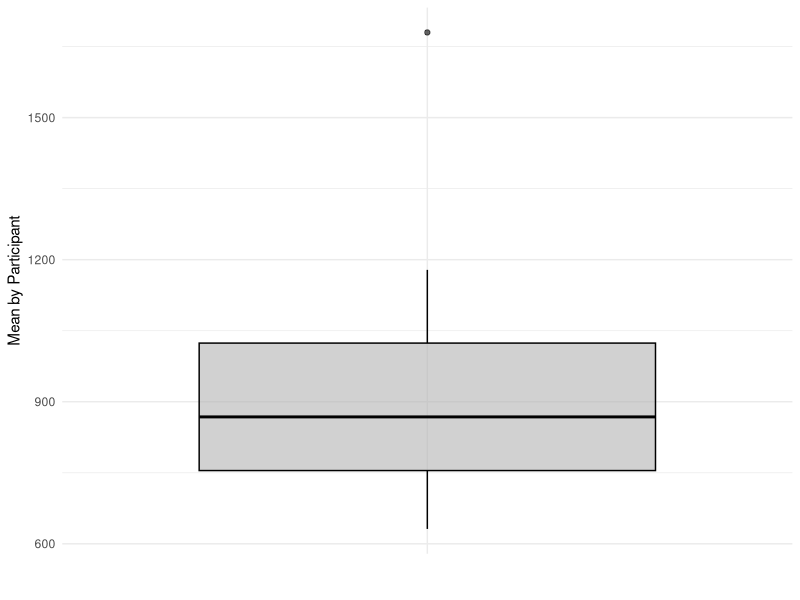
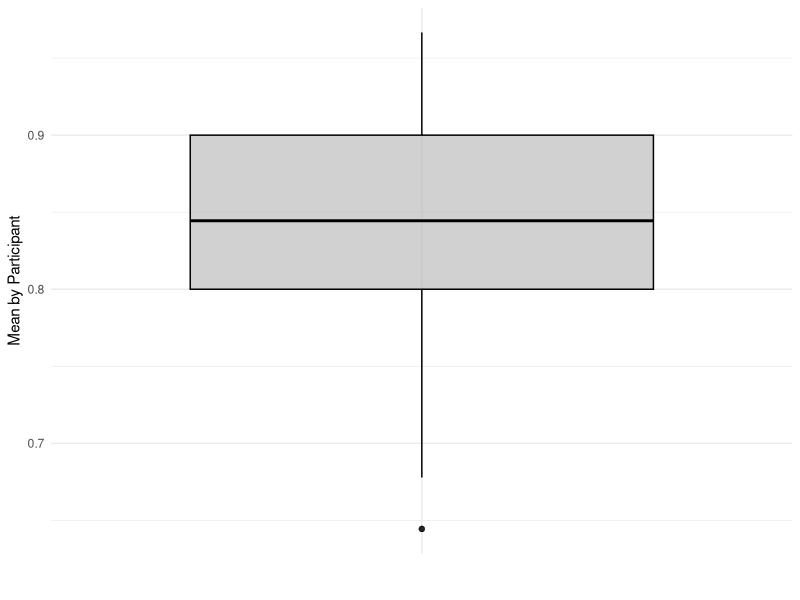
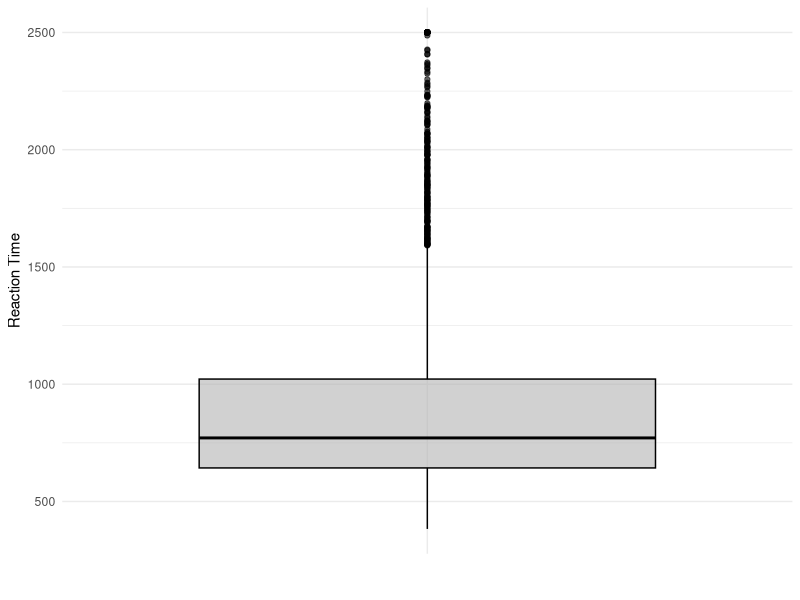
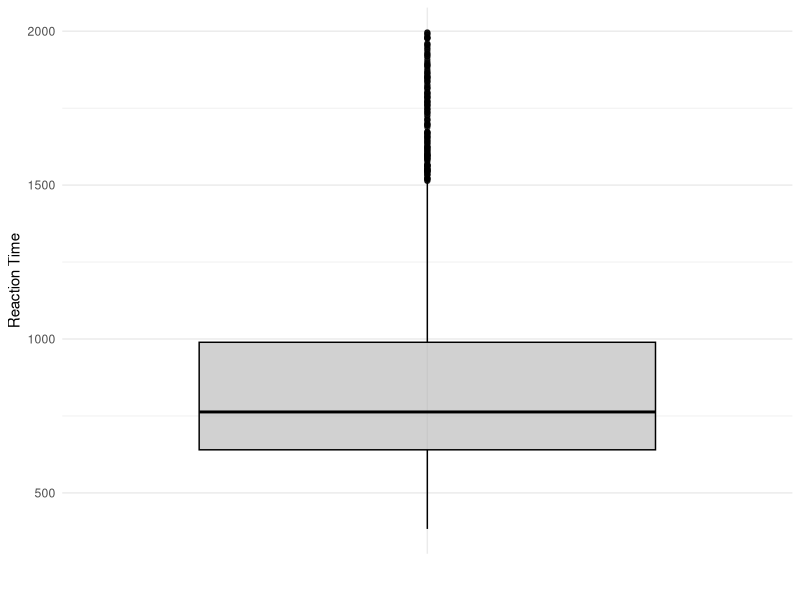
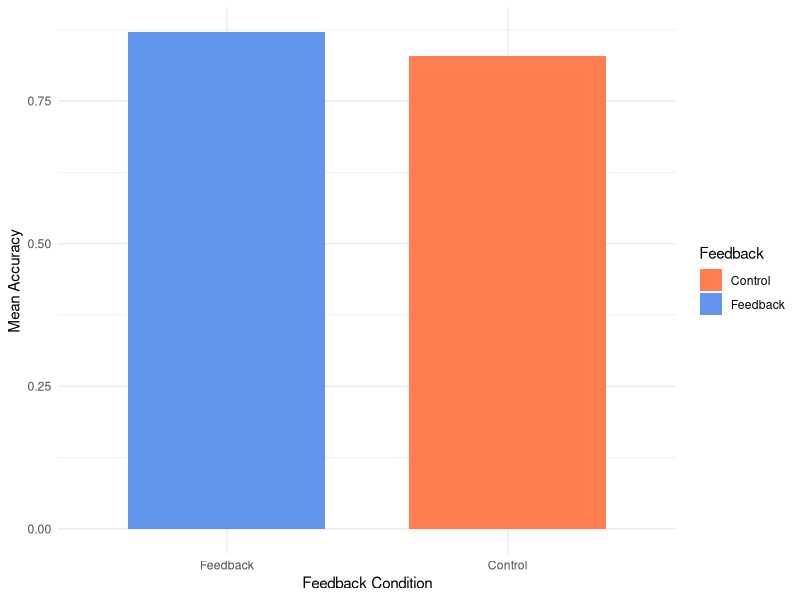
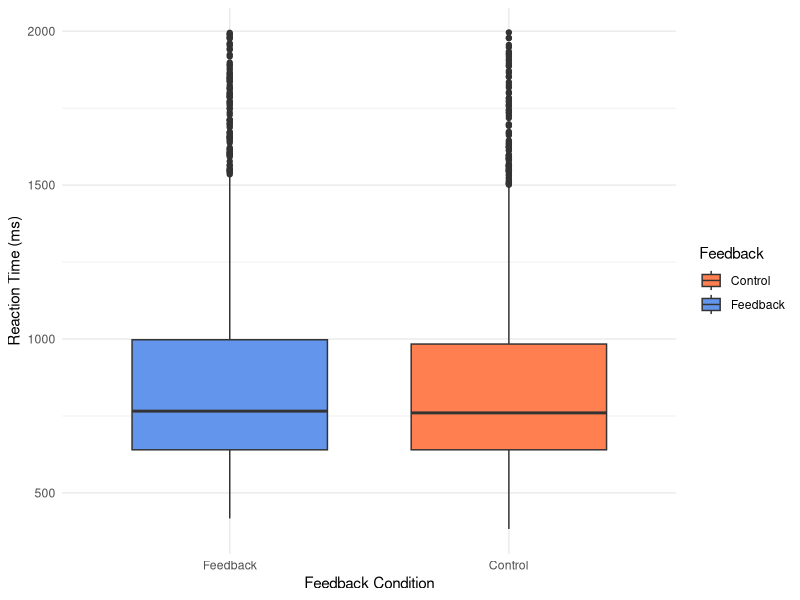
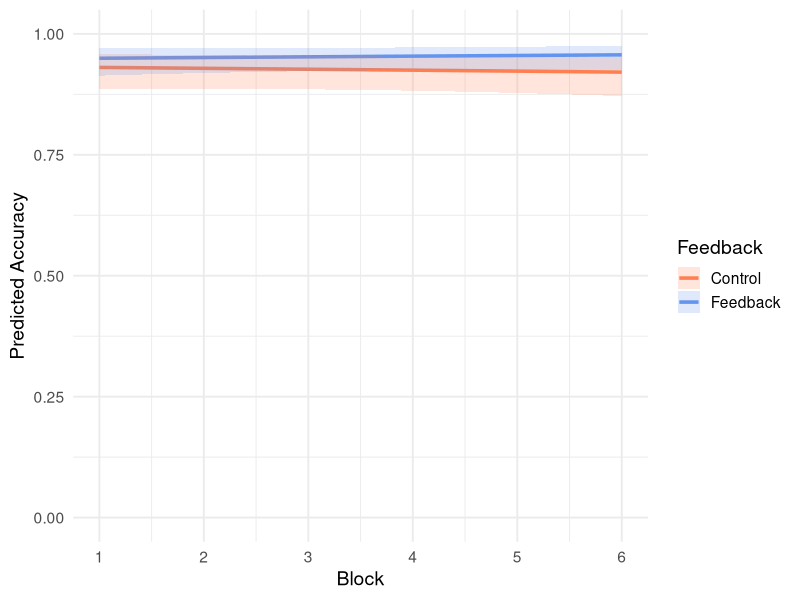
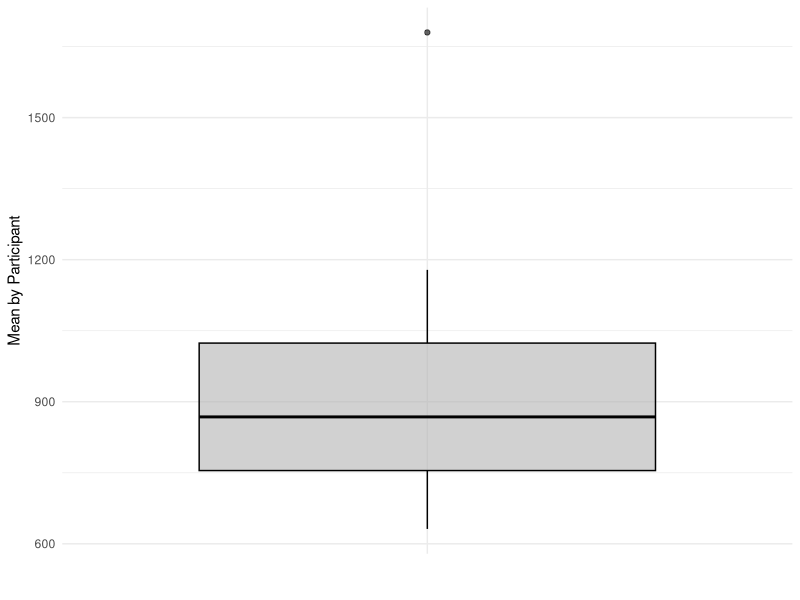

Recreate these plots in R, in order. (Note: this script raises an error after producing the figures.)
## ---- chunk 1
knitr::opts_chunk$set(
  echo = TRUE,
  warning = FALSE,
  message = FALSE
)
## ---- chunk 2
# Data manipulation
library(tidyverse)
library(tidyr)
library(dplyr)

# Descriptive statistics
library(psych)

# Visualization
library(ggplot2)
library(corrplot)

# MIxed models
library(lme4)
library(lmerTest)

# Estimated marginal means
library (emmeans)
## ---- chunk 3
# Set fixed colours for our feedback conditions

feedback_colour <- "cornflowerblue"
control_colour <- "coral"

feedback_colours <- c(
  "Control" = control_colour,
  "Feedback" = feedback_colour
)
## ---- chunk 4
descr_df <- read_csv("Exp_longlist_merged_2026_07_02.csv", show_col_types = FALSE)
# descr_df
## ---- chunk 5
# Remove all practice items, remove all nonword trials
pre_filtered_df <- subset(descr_df, Item_type == "exp" & Condition == "word")
pre_filtered_df
## ---- chunk 6
# Overall overview by participant
describeBy(pre_filtered_df, group = pre_filtered_df$Participant)

# Summary: mean accuracy and RT by participant
means_by_participant <- pre_filtered_df %>%
  group_by(Participant) %>%
  summarise(
    mean_RT = mean(RT, na.rm = TRUE),
    mean_acc = mean(Accuracy, na.rm = TRUE)
  )
means_by_participant

# Plot
plot_outliers <- function(y_axis, filename, colour){
  p <- ggplot(data = means_by_participant, aes(x = "", y = {{ y_axis }})) +
  geom_boxplot(fill = colour, color = "black", alpha = 0.6) +
  labs(
    x = "",
    y = "Mean by Participant"
  ) +
  theme_minimal()

ggsave(
  filename,
  plot = last_plot(),
  width = 7,
  height = 5
)

p
}

plot_outliers(mean_RT, "average_RT_unfiltered.png", "grey70")
plot_outliers(mean_acc, "average_acc_unfiltered.png", "grey70")
## ---- chunk 7
filtered_df <- pre_filtered_df %>%
  mutate(
    Feedback = factor(
      Feedback,
      levels = c(0, 1),
      labels = c("Control", "Feedback")
    )
  )

filtered_df

## ---- chunk 8
# Visualize the distribution of reaction times to see where to place the cutoff
p <- ggplot(data = filtered_df, aes(x = "", y = RT)) +
  geom_boxplot(fill = "grey70", color = "black", alpha = 0.6) +
  labs(
    x = "",
    y = "Reaction Time"
  ) +
  theme_minimal()

#ggsave(
#  "RT_distribution.png",
#  plot = last_plot(),
#  width = 7,
#  height = 5
#)

p



# Apply cutoff
post_filtered_df <- filtered_df %>%
  filter(RT >= 200 & RT <= 2000)



# Plot again to visualize the new distribution
p <- ggplot(data = post_filtered_df, aes(x = "", y = RT)) +
  geom_boxplot(fill = "grey70", color = "black", alpha = 0.6) +
  labs(
    x = "",
    y = "Reaction Time"
  ) +
  theme_minimal()

#ggsave(
#  "RT_outlier.png",
#  plot = last_plot(),
#  width = 7,
#  height = 5
#)

p

## ---- chunk 9
# Mean accuracy and reaction times by feedback condition
means_by_feedback <- post_filtered_df %>%
  group_by(Feedback) %>%
  summarise(
    mean_RT = mean(RT, na.rm = TRUE),
    mean_acc = mean(Accuracy, na.rm = TRUE)
  )
means_by_feedback

# Plot mean accuracies (barplots)
p <- ggplot(
  means_by_feedback,
  aes(
    x = Feedback,
    y = mean_acc,
    fill = Feedback
  )
) +
  geom_col(
    width = 0.7
  ) +
  scale_fill_manual(
    values = feedback_colours
  ) +
  scale_x_discrete(
    limits = c("Feedback", "Control")
  ) +
  labs(
    x = "Feedback Condition",
    y = "Mean Accuracy",
    fill = "Feedback"
  ) +
  theme_minimal()

ggsave(
  "average_acc_per_feedback_barplot.png",
  plot = p,
  width = 7,
  height = 5
)

p


# Plot mean RTs (boxplots)
p <- ggplot(
  post_filtered_df,
  aes(
    x = Feedback,
    y = RT,
    fill = Feedback
  )
) +
  geom_boxplot(
    width = 0.7
  ) +
  scale_fill_manual(
    values = feedback_colours
  ) +
  scale_x_discrete(
    limits = c("Feedback", "Control")
  ) +
  labs(
    x = "Feedback Condition",
    y = "Reaction Time (ms)",
    fill = "Feedback"
  ) +
  theme_minimal()

ggsave(
  "RT_per_feedback_boxplot.png",
  plot = p,
  width = 7,
  height = 5
)

p
## ---- chunk 10
prepped_df <- post_filtered_df %>%
  mutate(
    Accuracy = as.numeric(Accuracy),
    RT = as.numeric(RT),

    Participant = factor(Participant),
    Stimulus = factor(Stimulus),

    Feedback = factor(
      Feedback,
      levels = c("Control", "Feedback")
    ),

    # Block_cat = factor(Block),           # tried to have the individual Blocks as a factorial variable but it does not work as well as having it continuous

    Block_cont = as.numeric(Block),
    anxiety_score = as.numeric(anxiety_score),
    openness_to_experience = as.numeric(openness_to_experience),
    conscientiousness = as.numeric(conscientiousness),
    extraversion = as.numeric(extraversion),
    agreeableness = as.numeric(agreeableness),
    neuroticism = as.numeric(neuroticism)
  )

prepped_df
## ---- chunk 11
prepped_df <- prepped_df %>%
  mutate(
    anxiety_z = as.numeric(scale(anxiety_score)),
    openness_z = as.numeric(scale(openness_to_experience)),
    conscientiousness_z = as.numeric(scale(conscientiousness)),
    extraversion_z = as.numeric(scale(extraversion)),
    agreeableness_z = as.numeric(scale(agreeableness)),
    neuroticism_z = as.numeric(scale(neuroticism)),
  )
prepped_df
## ---- chunk 12
acc_model <- glmer(
  Accuracy ~
    Feedback *
    Block_cont +
    anxiety_z +
    Feedback:anxiety_z +
    openness_z +
    Feedback:openness_z +
    conscientiousness_z +
    Feedback:conscientiousness_z +
    extraversion_z +
    Feedback:extraversion_z +
    agreeableness_z +
    Feedback:agreeableness_z +
    neuroticism_z +
    Feedback:neuroticism_z +
    (1 | Participant) +
    (1 | Stimulus),
  family = binomial,
  data = prepped_df,
  control = glmerControl(
    optimizer = "bobyqa",
    optCtrl = list(maxfun = 1e5)
  )
)

summary(acc_model)

## ---- chunk 13
# Plot the model

block_seq <- seq(
  min(prepped_df$Block_cont, na.rm = TRUE),
  max(prepped_df$Block_cont, na.rm = TRUE),
  by = 0.1
)

# Estimated marginal means
# Personality variables are held at their mean (0)
emm <- emmeans(
  acc_model,
  ~ Feedback | Block_cont,
  at = list(
    Block_cont = block_seq,
    anxiety_z = 0,
    openness_z = 0,
    conscientiousness_z = 0,
    extraversion_z = 0,
    agreeableness_z = 0,
    neuroticism_z = 0
  ),
  type = "response"
)

# Convert to dataframe
emm_df <- as.data.frame(emm)

# Plot
p <- ggplot(
  emm_df,
  aes(
    x = Block_cont,
    y = prob,
    color = Feedback,
    fill = Feedback
  )
) +
  geom_line(linewidth = 1.2) +
  geom_ribbon(
    aes(
      ymin = asymp.LCL,
      ymax = asymp.UCL
    ),
    alpha = 0.2,
    color = NA
  ) +
  scale_color_manual(
    values = feedback_colours
  ) +
  scale_fill_manual(
    values = feedback_colours
  ) +
  labs(
    x = "Block",
    y = "Predicted Accuracy",
    color = "Feedback",
    fill = "Feedback"
  ) +
  scale_x_continuous(
    breaks = 1:6
  ) +
  scale_y_continuous(
    limits = c(0, 1)
  ) +
  theme_minimal(base_size = 14)

ggsave(
  "acc_model_feedback_block.png",
  plot = p,
  width = 7,
  height = 5
)

p
## ---- chunk 14
RT_df <- prepped_df %>%
  filter(Accuracy == 1)

RT_df

## ---- chunk 15
RT_model <- lmer(
  RT ~
    Feedback *
    Block_cont +
    anxiety_z +
    Feedback:anxiety_z +
    openness_z +
    Feedback:openness_z +
    conscientiousness_z +
    Feedback:conscientiousness_z +
    extraversion_z +
    Feedback:extraversion_z +
    agreeableness_z +
    Feedback:agreeableness_z +
    neuroticism_z +
    Feedback:neuroticism_z +
    (1 | Participant) +
    (1 | Stimulus),
  data = RT_df
)

summary(RT_model)

## ---- chunk 16
# Plot the model
# Block as a continuous predictor

block_seq <- seq(
  min(RT_df$Block_cont, na.rm = TRUE),
  max(RT_df$Block_cont, na.rm = TRUE),
  by = 0.1
)

# Estimated marginal means
# Personality variables are held at their mean (0)
emm <- emmeans(
  RT_model,
  ~ Feedback | Block_cont,
  at = list(
    Block_cont = block_seq,
    anxiety_z = 0,
    openness_z = 0,
    conscientiousness_z = 0,
    extraversion_z = 0,
    agreeableness_z = 0,
    neuroticism_z = 0
  )
)

# Convert to dataframe
emm_df <- as.data.frame(emm)

# Plot
p <- ggplot(
  emm_df,
  aes(
    x = Block_cont,
    y = emmean,
    color = Feedback,
    fill = Feedback
  )
) +
  geom_line(linewidth = 1.2) +
  geom_ribbon(
    aes(
      ymin = lower.CL,
      ymax = upper.CL
    ),
    alpha = 0.2,
    color = NA
  ) +
  scale_color_manual(
    values = feedback_colours
  ) +
  scale_fill_manual(
    values = feedback_colours
  ) +
  labs(
    x = "Block",
    y = "Predicted RT (ms)",
    color = "Feedback",
    fill = "Feedback"
  ) +
  scale_x_continuous(
    breaks = 1:6
  ) +
  theme_minimal(base_size = 14)

ggsave(
  "RT_model_feedback_block.png",
  plot = p,
  width = 7,
  height = 5
)

p
